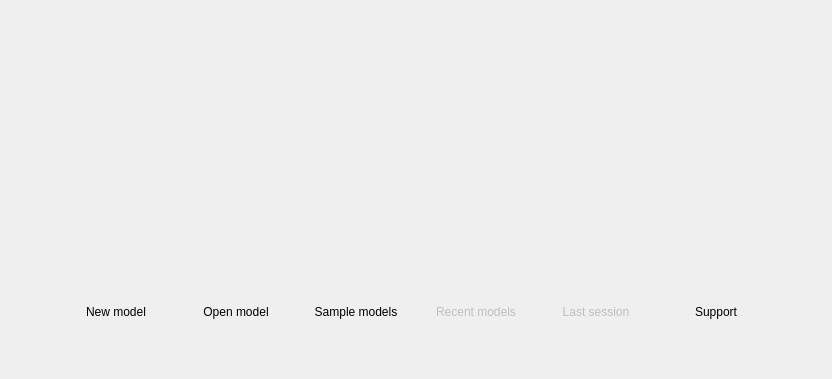
<?xml version="1.0" encoding="UTF-8"?>
<ui version="4.0">
 <class>WelcomeWidget</class>
 <widget class="QWidget" name="WelcomeWidget">
  <property name="geometry">
   <rect>
    <x>0</x>
    <y>0</y>
    <width>832</width>
    <height>379</height>
   </rect>
  </property>
  <property name="sizePolicy">
   <sizepolicy hsizetype="Fixed" vsizetype="Fixed">
    <horstretch>0</horstretch>
    <verstretch>0</verstretch>
   </sizepolicy>
  </property>
  <property name="mouseTracking">
   <bool>false</bool>
  </property>
  <property name="windowTitle">
   <string>Form</string>
  </property>
  <layout class="QGridLayout" name="gridLayout_2">
   <property name="leftMargin">
    <number>0</number>
   </property>
   <property name="topMargin">
    <number>0</number>
   </property>
   <property name="rightMargin">
    <number>0</number>
   </property>
   <property name="bottomMargin">
    <number>0</number>
   </property>
   <item row="0" column="0">
    <layout class="QVBoxLayout" name="verticalLayout">
     <item>
      <widget class="QLabel" name="label">
       <property name="sizePolicy">
        <sizepolicy hsizetype="Preferred" vsizetype="Fixed">
         <horstretch>0</horstretch>
         <verstretch>0</verstretch>
        </sizepolicy>
       </property>
       <property name="minimumSize">
        <size>
         <width>190</width>
         <height>240</height>
        </size>
       </property>
       <property name="text">
        <string/>
       </property>
       <property name="pixmap">
        <pixmap resource="../res/resources.qrc">:/styles/styles/pgmodeler_bg_logo.png</pixmap>
       </property>
       <property name="alignment">
        <set>Qt::AlignCenter</set>
       </property>
      </widget>
     </item>
     <item>
      <layout class="QGridLayout" name="gridLayout">
       <property name="leftMargin">
        <number>20</number>
       </property>
       <property name="topMargin">
        <number>20</number>
       </property>
       <property name="rightMargin">
        <number>20</number>
       </property>
       <property name="bottomMargin">
        <number>20</number>
       </property>
       <property name="horizontalSpacing">
        <number>10</number>
       </property>
       <property name="verticalSpacing">
        <number>20</number>
       </property>
       <item row="0" column="3" rowspan="2">
        <widget class="QToolButton" name="recent_tb">
         <property name="enabled">
          <bool>false</bool>
         </property>
         <property name="minimumSize">
          <size>
           <width>110</width>
           <height>80</height>
          </size>
         </property>
         <property name="font">
          <font>
           <weight>50</weight>
           <bold>false</bold>
          </font>
         </property>
         <property name="mouseTracking">
          <bool>false</bool>
         </property>
         <property name="text">
          <string>Recent models</string>
         </property>
         <property name="icon">
          <iconset resource="../res/resources.qrc">
           <normaloff>:/icones/icones/recent_big.png</normaloff>:/icones/icones/recent_big.png</iconset>
         </property>
         <property name="iconSize">
          <size>
           <width>55</width>
           <height>55</height>
          </size>
         </property>
         <property name="popupMode">
          <enum>QToolButton::InstantPopup</enum>
         </property>
         <property name="toolButtonStyle">
          <enum>Qt::ToolButtonTextUnderIcon</enum>
         </property>
         <property name="autoRaise">
          <bool>true</bool>
         </property>
        </widget>
       </item>
       <item row="0" column="5" rowspan="2">
        <widget class="QToolButton" name="support_tb">
         <property name="enabled">
          <bool>true</bool>
         </property>
         <property name="minimumSize">
          <size>
           <width>110</width>
           <height>80</height>
          </size>
         </property>
         <property name="font">
          <font>
           <weight>50</weight>
           <bold>false</bold>
           <stylestrategy>PreferAntialias</stylestrategy>
          </font>
         </property>
         <property name="mouseTracking">
          <bool>false</bool>
         </property>
         <property name="text">
          <string>Support</string>
         </property>
         <property name="icon">
          <iconset resource="../res/resources.qrc">
           <normaloff>:/icones/icones/help_big.png</normaloff>:/icones/icones/help_big.png</iconset>
         </property>
         <property name="iconSize">
          <size>
           <width>55</width>
           <height>55</height>
          </size>
         </property>
         <property name="toolButtonStyle">
          <enum>Qt::ToolButtonTextUnderIcon</enum>
         </property>
         <property name="autoRaise">
          <bool>true</bool>
         </property>
        </widget>
       </item>
       <item row="0" column="1" rowspan="2">
        <widget class="QToolButton" name="open_tb">
         <property name="minimumSize">
          <size>
           <width>110</width>
           <height>80</height>
          </size>
         </property>
         <property name="font">
          <font>
           <weight>50</weight>
           <bold>false</bold>
          </font>
         </property>
         <property name="mouseTracking">
          <bool>false</bool>
         </property>
         <property name="text">
          <string>Open model</string>
         </property>
         <property name="icon">
          <iconset resource="../res/resources.qrc">
           <normaloff>:/icones/icones/open_big.png</normaloff>:/icones/icones/open_big.png</iconset>
         </property>
         <property name="iconSize">
          <size>
           <width>55</width>
           <height>55</height>
          </size>
         </property>
         <property name="toolButtonStyle">
          <enum>Qt::ToolButtonTextUnderIcon</enum>
         </property>
         <property name="autoRaise">
          <bool>true</bool>
         </property>
        </widget>
       </item>
       <item row="0" column="0" rowspan="2">
        <widget class="QToolButton" name="new_tb">
         <property name="minimumSize">
          <size>
           <width>110</width>
           <height>80</height>
          </size>
         </property>
         <property name="font">
          <font>
           <weight>50</weight>
           <bold>false</bold>
          </font>
         </property>
         <property name="mouseTracking">
          <bool>false</bool>
         </property>
         <property name="text">
          <string>New model</string>
         </property>
         <property name="icon">
          <iconset resource="../res/resources.qrc">
           <normaloff>:/icones/icones/new_big.png</normaloff>:/icones/icones/new_big.png</iconset>
         </property>
         <property name="iconSize">
          <size>
           <width>55</width>
           <height>55</height>
          </size>
         </property>
         <property name="toolButtonStyle">
          <enum>Qt::ToolButtonTextUnderIcon</enum>
         </property>
         <property name="autoRaise">
          <bool>true</bool>
         </property>
        </widget>
       </item>
       <item row="0" column="4" rowspan="2">
        <widget class="QToolButton" name="last_session_tb">
         <property name="enabled">
          <bool>false</bool>
         </property>
         <property name="minimumSize">
          <size>
           <width>110</width>
           <height>80</height>
          </size>
         </property>
         <property name="font">
          <font>
           <weight>50</weight>
           <bold>false</bold>
           <stylestrategy>PreferAntialias</stylestrategy>
          </font>
         </property>
         <property name="mouseTracking">
          <bool>false</bool>
         </property>
         <property name="text">
          <string>Last session</string>
         </property>
         <property name="icon">
          <iconset resource="../res/resources.qrc">
           <normaloff>:/icones/icones/last_session_big.png</normaloff>:/icones/icones/last_session_big.png</iconset>
         </property>
         <property name="iconSize">
          <size>
           <width>55</width>
           <height>55</height>
          </size>
         </property>
         <property name="toolButtonStyle">
          <enum>Qt::ToolButtonTextUnderIcon</enum>
         </property>
         <property name="autoRaise">
          <bool>true</bool>
         </property>
        </widget>
       </item>
       <item row="0" column="2" rowspan="2">
        <widget class="QToolButton" name="sample_tb">
         <property name="enabled">
          <bool>true</bool>
         </property>
         <property name="minimumSize">
          <size>
           <width>110</width>
           <height>80</height>
          </size>
         </property>
         <property name="font">
          <font>
           <weight>50</weight>
           <bold>false</bold>
          </font>
         </property>
         <property name="mouseTracking">
          <bool>false</bool>
         </property>
         <property name="text">
          <string>Sample models</string>
         </property>
         <property name="icon">
          <iconset resource="../res/resources.qrc">
           <normaloff>:/icones/icones/samples_big.png</normaloff>:/icones/icones/samples_big.png</iconset>
         </property>
         <property name="iconSize">
          <size>
           <width>55</width>
           <height>55</height>
          </size>
         </property>
         <property name="popupMode">
          <enum>QToolButton::InstantPopup</enum>
         </property>
         <property name="toolButtonStyle">
          <enum>Qt::ToolButtonTextUnderIcon</enum>
         </property>
         <property name="autoRaise">
          <bool>true</bool>
         </property>
        </widget>
       </item>
      </layout>
     </item>
    </layout>
   </item>
  </layout>
 </widget>
 <resources>
  <include location="../res/resources.qrc"/>
 </resources>
 <connections/>
</ui>
